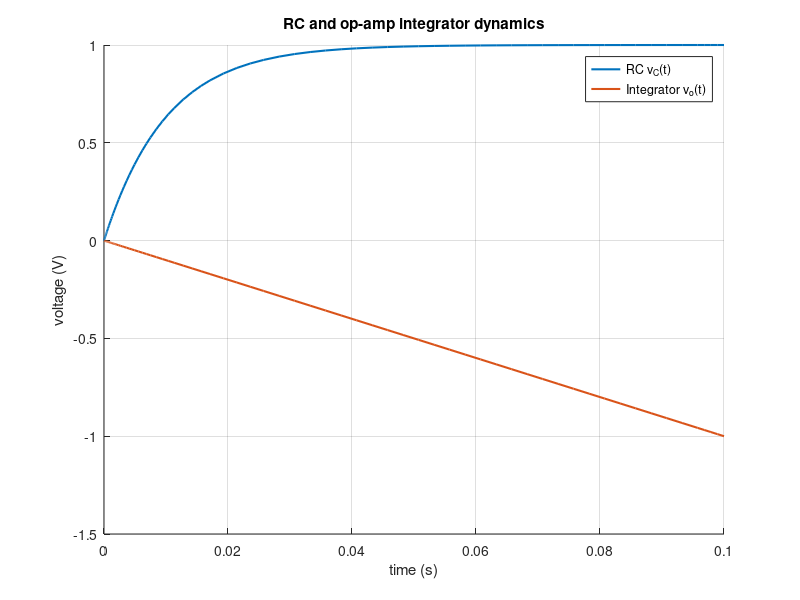

MATLAB code to generate this figure:
% Parameters
R  = 10e3;      % 10 kOhm
C  = 1e-6;      % 1 microfarad
RC = R * C;

Rint  = 100e3;
Cint  = 1e-6;
k_int = 1 / (Rint * Cint);

u = @(t) 1.0;   % unit step input

% ODE for RC low-pass
rc_ode = @(t, vC) (u(t) - vC) / RC;

% ODE for op-amp integrator
int_ode = @(t, vo) -k_int * u(t);

tspan = [0 0.1];
vC0   = 0;
vo0   = 0;

[t_rc, vC] = ode45(rc_ode, tspan, vC0);
[t_int, vo] = ode45(int_ode, tspan, vo0);

figure; hold on;
plot(t_rc, vC, "LineWidth", 1.5);
plot(t_int, vo, "LineWidth", 1.5);
xlabel("time (s)");
ylabel("voltage (V)");
legend("RC v_C(t)", "Integrator v_o(t)");
grid on;
title("RC and op-amp integrator dynamics");

% In Simulink, an equivalent RC circuit can be built with:
% - Step block (input u(t))
% - Transfer Fcn block with numerator [1] and denominator [RC 1]
% - Scope block showing v_C(t)
%
% Robotics System Toolbox can then combine this with joint-space models.
